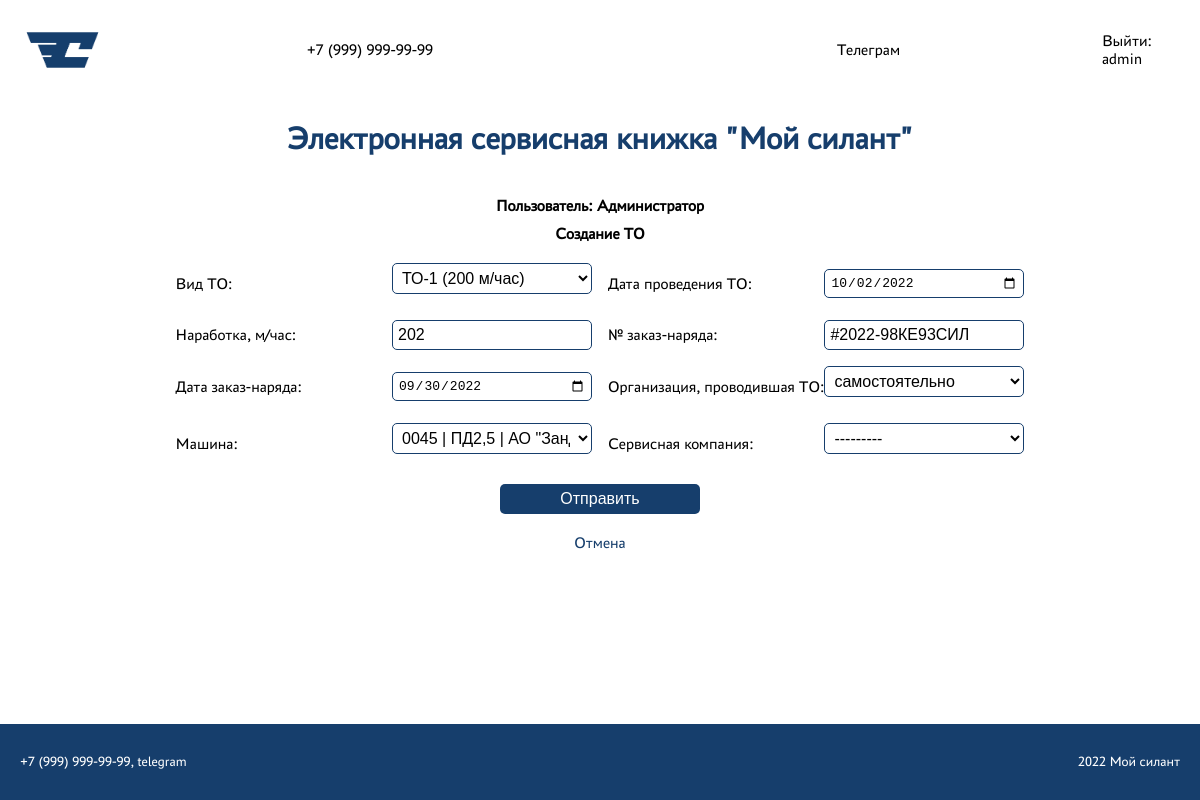
The page /maintenances/update/35/ (signed in) on the database its author committed.
### core/models.py (models this page shows, shortened)
class Maintenance(models.Model):
    maintenance_type = models.ForeignKey(MaintenanceType, on_delete=models.CASCADE, verbose_name='Вид ТО')
    maintenance_date = models.DateField(null=True, verbose_name='Дата проведения ТО')
    operating_time = models.IntegerField(verbose_name='Наработка, м/час')
    work_order_number = models.CharField(max_length=255, verbose_name='№ заказ-наряда')
    work_order_date = models.DateField(null=True, verbose_name='Дата заказ-наряда')
    the_organization_that_carried_out_the_maintenance = models.ForeignKey(TheOrganizationThatCarriedOutTheMaintenance, on_delete=models.CASCADE, verbose_name='Организация, проводившая ТО')
    machine = models.ForeignKey(Machine, on_delete=models.CASCADE, verbose_name='Машина')
    service_company = models.ForeignKey(ServiceCompany, on_delete=models.CASCADE, blank=True, null=True, verbose_name='Сервисная компания')
    class Meta:
        ordering = ['-maintenance_date']

### core/views.py (the view)
# urls.py: path('maintenances/update/<int:pk>/', MaintenanceUpdateView.as_view(), name='maintenance_update'),
@method_decorator(login_required, name="dispatch")
@method_decorator(
    permission_required("core.change_maintenance", raise_exception=True),
    name="dispatch",
)
class MaintenanceUpdateView(UpdateView):
    form_class = MaintenanceForm
    model = Maintenance
    template_name = "maintenance/maintenance_create.html"
    success_url = "/maintenances/"

### core/forms.py
class MaintenanceForm(forms.ModelForm):
    class Meta:
        model = Maintenance
        fields = [
            "maintenance_type",
            "maintenance_date",
            "operating_time",
            "work_order_number",
            "work_order_date",
            "the_organization_that_carried_out_the_maintenance",
            "machine",
            "service_company",
        ]
        widgets = {
            "maintenance_date": forms.DateInput(attrs={"type": "date"}),
            "work_order_date": forms.DateInput(attrs={"type": "date"}),
        }

### core/models.py (called while the page is built)
    def __str__(self):
        return self.name

    def __str__(self):
        return f'{self.serial_number_of_machine} | {self.model_of_equipment} | {self.client}'

### templates/maintenance/maintenance_create.html (shortened to what this page needs)
{% extends 'base.html' %}
{% block content %}
{% include 'forms/create_update_form.html' with title='ТО' url='maintenance_list' %}
{% endblock content %}

### templates/base.html (shortened to what this page needs)
<!DOCTYPE html>
<html lang="en">
  <head>
    {% load static %}
      <link href="{% static 'css/base.css' %}" rel="stylesheet" />
      <link href="{% static 'css/main/main.css' %}" rel="stylesheet" />
      <link href="{% static 'css/tabs/tabs.css' %}" rel="stylesheet" />
      <link href="{% static 'css/forms/create_forms.css' %}" rel="stylesheet" />
      <link href="{% static 'css/forms/login_forms.css' %}" rel="stylesheet" />
      <link href="{% static 'css/forms/filter_forms.css' %}" rel="stylesheet" />
      <link href="{% static 'css/modal/modal.css' %}" rel="stylesheet" />
  </head>
  <body>
    <nav>
        <div class="logo-signin-wrapper">
            <img src="{% static 'img/logo.jpg' %}">
            <div class="contact-container">
              <span>+7 (999) 999-99-99</span>
              <span>Телеграм</span>
            </div>
            {% if user.is_authenticated %}
            <a href="{% url 'account_logout' %}">Выйти: {{ user.username }}</a>
            {% else %}
            <a href="{% url 'account_login' %}">Авторизация</a>
            {% endif %}
        </div>
    </nav>
    <h1 class="title">Электронная сервисная книжка "Мой силант"</h1>
    <section class="main-section">
      <div class="user-info">
        {% if client %}
            <h1>Пользователь: {{ client }}</h1>
        {% elif username %}
            <h1>Пользователь: {{ username }}</h1>
        {% elif user.is_superuser %}
            <h1>Пользователь: Администратор</h1>
        {% else %}
            <h1>Пользователь: Гость</h1>
        {% endif %}
      </div>
      {% block content %}{% endblock %}
    </section>
    <footer>
        <div class="footer-wrapper">
            <span>+7 (999) 999-99-99, telegram</span>
            <span>2022 Мой силант</span>
        </div>
    </footer>
  </body>
</html>

### templates/forms/create_update_form.html (shortened to what this page needs)
<div class="create-form-wrapper">
    <h1>Создание {{ title }}</h1>
    <form action="" method="POST" class="create-form">
        <div class="labels-inputs">
            {{ form.as_p }}
        </div>
        <div class="submit-form-button">
            <button type="submit" class="sign-button sign-button-large">Отправить</button>
        </div>
    </form>
</div>
<div class="back">
    <a href="{% url url %}" class="back-href">Отмена</a>
</div>

### static/css/base.css (style rules this page uses)
* { margin: 0; padding: 0; border: 0; outline: 0; font-size: 100%; vertical-align: baseline; background: transparent; }
html, body { display: flex; flex-direction: column; align-items: center; height: 100%; width: 100%; font-family: 'PT Astra Sans', sans-serif; }
nav { background-color: white; width: 100%; display: flex; flex-direction: column; align-items: center; justify-content: space-between; align-items: center; color: black; }
.contact-container { display: flex; flex-direction: row; justify-content: space-around; align-items: center; width: 100%; }
.logo-signin-wrapper { display: flex; justify-content: space-between; align-items: center; width: 100%; }
.logo-signin-wrapper > img { height: 60px; padding: 20px 0 20px 20px; }
.logo-signin-wrapper > a { color: black; text-decoration: none; padding-right: 20px; }
.title { color: #163E6C; font-size: 32px; padding: 20px 0 20px 0; }
.main-section { display: flex; flex-direction: column; align-items: center; background-color: white; padding: 20px 0 0 0; margin-bottom: 20px; height: 200vh; }
footer { background-color: #163E6C; height: 100px; width: 100%; }
.footer-wrapper { color: white; font-size: 14px; display: flex; justify-content: space-between; align-items: center; width: 100%; height: 100%; }
.footer-wrapper > span { padding: 30px 20px 30px 20px; }

### static/css/main/main.css (style rules this page uses)
.user-info { display: flex; flex-direction: column; margin-bottom: 10px; }

### static/css/forms/create_forms.css (style rules this page uses)
.create-form-wrapper { display: flex; flex-direction: column; justify-content: center; align-items: center; }
.create-form { display: flex; flex-direction: column; justify-content: center; align-items: center; width: 100%; margin-top: 20px; }
.labels-inputs { display: grid; grid-template-columns: repeat(2, 1fr); grid-gap: 16px; }
.labels-inputs p { display: flex; justify-content: space-between; align-items: center; margin: 0; }
.labels-inputs p label, .labels-inputs p input { flex-basis: auto; }
.labels-inputs p input { width: 188px; border-radius: 5px; padding: 5px; background-color: white; border: 1px solid #163E6C; }

### static/css/forms/login_forms.css (style rules this page uses)
.sign-button { margin-top: 20px; margin-bottom: 20px; width: 100px; height: 30px; border-radius: 5px; padding: 5px; background-color: #163E6C; cursor: pointer; color: white; transition: 0.3s; }
.sign-button-large { width: 200px; }
.back-href { margin-top: 30px; cursor: pointer; color: #163E6C; text-decoration: none; transition: 0.3s; }

### static/css/forms/filter_forms.css (style rules this page uses)
div > input, select { border-radius: 5px; padding: 5px; background-color: white; border: 1px solid #163E6C; width: 300px; margin-bottom: 10px; width: 200px; }

### rows shown on the page
Maintenance: maintenance_type "ТО-1 (200 м/час)", maintenance_date "10/02/2022", operating_time "202", work_order_number "#2022-98КЕ93СИЛ", work_order_date "09/30/2022", as_p "самостоятельно", machine "0045 | ПД2,5 | АО \"Зандер\"", service_company "---------"

### other values the page prints
{{ user.username }} "admin"
{{ title }} "ТО"
